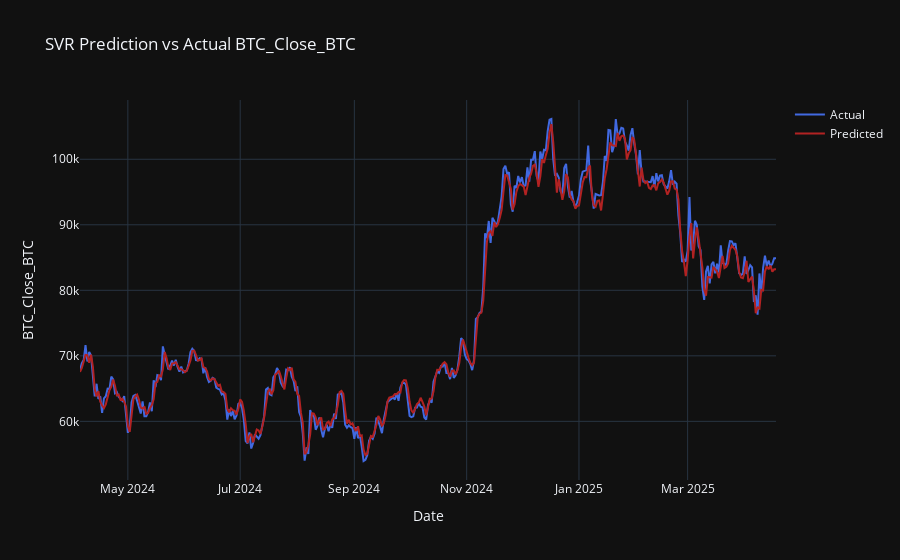

Here is the notebook cell this chart was saved with:
### Code cell
import plotly.graph_objects as go

# 9. Results DataFrame
results = pd.DataFrame({
    'Date': dates_test,
    'Actual': y_test_raw,
    'Predicted': y_pred_test
})

# 10. Plotly graph
fig = go.Figure()

# Actual
fig.add_trace(go.Scatter(
    x=results['Date'],
    y=results['Actual'],
    mode='lines',
    name='Actual',
    line=dict(color='royalblue')
))

# Predicted
fig.add_trace(go.Scatter(
    x=results['Date'],
    y=results['Predicted'],
    mode='lines',
    name='Predicted',
    line=dict(color='firebrick')
))

# Layout
fig.update_layout(
    title='SVR Prediction vs Actual BTC_Close_BTC',
    xaxis_title='Date',
    yaxis_title='BTC_Close_BTC',
    template='plotly_dark'
)

fig.show()

### Figure 1 — Plotly figure (JSON) as saved in the notebook; plotly's stock layout.template omitted (floating-point values rounded to 4 significant figures; data arrays with more than 128 entries replaced by an {"elided": "..."} marker saying what was removed)
{"data": [{"line": {"color": "royalblue"}, "mode": "lines", "name": "Actual", "type": "scatter", "x": {"elided": "379 str values"}, "y": {"elided": "379 float values"}}, {"line": {"color": "firebrick"}, "mode": "lines", "name": "Predicted", "type": "scatter", "x": {"elided": "379 str values"}, "y": {"elided": "379 float values"}}], "layout": {"title": {"text": "SVR Prediction vs Actual BTC_Close_BTC"}, "xaxis": {"title": {"text": "Date"}}, "yaxis": {"title": {"text": "BTC_Close_BTC"}}}}
